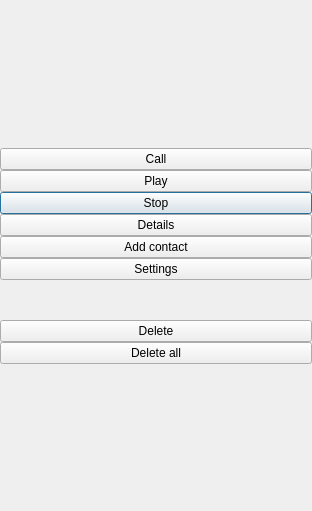
<?xml version="1.0" encoding="UTF-8"?>
<ui version="4.0">
 <class>HistoryActionMenu</class>
 <widget class="QDialog" name="HistoryActionMenu">
  <property name="geometry">
   <rect>
    <x>0</x>
    <y>0</y>
    <width>312</width>
    <height>511</height>
   </rect>
  </property>
  <property name="sizePolicy">
   <sizepolicy hsizetype="Preferred" vsizetype="Maximum">
    <horstretch>0</horstretch>
    <verstretch>0</verstretch>
   </sizepolicy>
  </property>
  <property name="windowTitle">
   <string>Dialog</string>
  </property>
  <layout class="QGridLayout" name="gridLayout_2">
   <property name="margin">
    <number>0</number>
   </property>
   <item row="2" column="0">
    <spacer name="verticalSpacer_2">
     <property name="orientation">
      <enum>Qt::Vertical</enum>
     </property>
     <property name="sizeHint" stdset="0">
      <size>
       <width>20</width>
       <height>40</height>
      </size>
     </property>
    </spacer>
   </item>
   <item row="0" column="0">
    <spacer name="verticalSpacer">
     <property name="orientation">
      <enum>Qt::Vertical</enum>
     </property>
     <property name="sizeHint" stdset="0">
      <size>
       <width>20</width>
       <height>40</height>
      </size>
     </property>
    </spacer>
   </item>
   <item row="1" column="0">
    <layout class="QGridLayout" name="gridLayout">
     <property name="verticalSpacing">
      <number>0</number>
     </property>
     <item row="5" column="0">
      <widget class="QPushButton" name="btStop">
       <property name="text">
        <string>Stop</string>
       </property>
       <property name="icon">
        <iconset resource="taki.qrc">
         <normaloff>:/icons/stop.png</normaloff>
         <disabledoff>:/icons/stop-disbl.png</disabledoff>
         <disabledon>:/icons/stop-disbl.png</disabledon>:/icons/stop.png</iconset>
       </property>
       <property name="iconSize">
        <size>
         <width>32</width>
         <height>32</height>
        </size>
       </property>
      </widget>
     </item>
     <item row="7" column="0">
      <widget class="QPushButton" name="btAddContact">
       <property name="text">
        <string>Add contact</string>
       </property>
       <property name="icon">
        <iconset resource="taki.qrc">
         <normaloff>:/icons/add-contact.png</normaloff>
         <disabledoff>:/icons/add-contact-disbl.png</disabledoff>
         <disabledon>:/icons/add-contact-disbl.png</disabledon>:/icons/add-contact.png</iconset>
       </property>
       <property name="iconSize">
        <size>
         <width>32</width>
         <height>32</height>
        </size>
       </property>
      </widget>
     </item>
     <item row="0" column="0">
      <widget class="QPushButton" name="btCall">
       <property name="text">
        <string>Call</string>
       </property>
       <property name="icon">
        <iconset resource="taki.qrc">
         <normaloff>:/icons/call.png</normaloff>
         <disabledoff>:/icons/call-disbl.png</disabledoff>
         <disabledon>:/icons/call-disbl.png</disabledon>:/icons/call.png</iconset>
       </property>
       <property name="iconSize">
        <size>
         <width>32</width>
         <height>32</height>
        </size>
       </property>
      </widget>
     </item>
     <item row="11" column="0">
      <widget class="QPushButton" name="btDeleteAll">
       <property name="text">
        <string>Delete all</string>
       </property>
       <property name="icon">
        <iconset resource="taki.qrc">
         <normaloff>:/icons/delete-all.png</normaloff>
         <disabledoff>:/icons/delete-all-disbl.png</disabledoff>
         <disabledon>:/icons/delete-all-disbl.png</disabledon>:/icons/delete-all.png</iconset>
       </property>
       <property name="iconSize">
        <size>
         <width>32</width>
         <height>32</height>
        </size>
       </property>
      </widget>
     </item>
     <item row="9" column="0">
      <spacer name="verticalSpacer_3">
       <property name="orientation">
        <enum>Qt::Vertical</enum>
       </property>
       <property name="sizeHint" stdset="0">
        <size>
         <width>20</width>
         <height>40</height>
        </size>
       </property>
      </spacer>
     </item>
     <item row="4" column="0">
      <widget class="QPushButton" name="btPlay">
       <property name="text">
        <string>Play</string>
       </property>
       <property name="icon">
        <iconset resource="taki.qrc">
         <normaloff>:/icons/play.png</normaloff>
         <disabledoff>:/icons/play-disbl.png</disabledoff>
         <disabledon>:/icons/play-disbl.png</disabledon>:/icons/play.png</iconset>
       </property>
       <property name="iconSize">
        <size>
         <width>32</width>
         <height>32</height>
        </size>
       </property>
      </widget>
     </item>
     <item row="10" column="0">
      <widget class="QPushButton" name="btDelete">
       <property name="text">
        <string>Delete</string>
       </property>
       <property name="icon">
        <iconset resource="taki.qrc">
         <normaloff>:/icons/delete.png</normaloff>
         <disabledoff>:/icons/delete-disbl.png</disabledoff>
         <disabledon>:/icons/delete-disbl.png</disabledon>:/icons/delete.png</iconset>
       </property>
       <property name="iconSize">
        <size>
         <width>32</width>
         <height>32</height>
        </size>
       </property>
      </widget>
     </item>
     <item row="8" column="0">
      <widget class="QPushButton" name="btHistorySettings">
       <property name="text">
        <string>Settings</string>
       </property>
       <property name="icon">
        <iconset resource="taki.qrc">
         <normaloff>:/icons/settings-w.png</normaloff>
         <disabledoff>:/icons/settings-w-disbl.png</disabledoff>
         <disabledon>:/icons/settings-w-disbl.png</disabledon>:/icons/settings-w.png</iconset>
       </property>
       <property name="iconSize">
        <size>
         <width>32</width>
         <height>32</height>
        </size>
       </property>
      </widget>
     </item>
     <item row="6" column="0">
      <widget class="QPushButton" name="btDetails">
       <property name="text">
        <string>Details</string>
       </property>
       <property name="icon">
        <iconset resource="taki.qrc">
         <normaloff>:/icons/details.png</normaloff>
         <disabledoff>:/icons/details-disbl.png</disabledoff>
         <disabledon>:/icons/details-disbl.png</disabledon>:/icons/details.png</iconset>
       </property>
       <property name="iconSize">
        <size>
         <width>32</width>
         <height>32</height>
        </size>
       </property>
      </widget>
     </item>
    </layout>
   </item>
  </layout>
 </widget>
 <resources>
  <include location="taki.qrc"/>
 </resources>
 <connections>
  <connection>
   <sender>btDetails</sender>
   <signal>released()</signal>
   <receiver>HistoryActionMenu</receiver>
   <slot>accept()</slot>
   <hints>
    <hint type="sourcelabel">
     <x>206</x>
     <y>235</y>
    </hint>
    <hint type="destinationlabel">
     <x>219</x>
     <y>107</y>
    </hint>
   </hints>
  </connection>
  <connection>
   <sender>btAddContact</sender>
   <signal>released()</signal>
   <receiver>HistoryActionMenu</receiver>
   <slot>accept()</slot>
   <hints>
    <hint type="sourcelabel">
     <x>117</x>
     <y>276</y>
    </hint>
    <hint type="destinationlabel">
     <x>107</x>
     <y>266</y>
    </hint>
   </hints>
  </connection>
  <connection>
   <sender>btDelete</sender>
   <signal>released()</signal>
   <receiver>HistoryActionMenu</receiver>
   <slot>accept()</slot>
   <hints>
    <hint type="sourcelabel">
     <x>202</x>
     <y>398</y>
    </hint>
    <hint type="destinationlabel">
     <x>206</x>
     <y>286</y>
    </hint>
   </hints>
  </connection>
  <connection>
   <sender>btDeleteAll</sender>
   <signal>released()</signal>
   <receiver>HistoryActionMenu</receiver>
   <slot>accept()</slot>
   <hints>
    <hint type="sourcelabel">
     <x>223</x>
     <y>439</y>
    </hint>
    <hint type="destinationlabel">
     <x>235</x>
     <y>372</y>
    </hint>
   </hints>
  </connection>
  <connection>
   <sender>btCall</sender>
   <signal>released()</signal>
   <receiver>HistoryActionMenu</receiver>
   <slot>accept()</slot>
   <hints>
    <hint type="sourcelabel">
     <x>147</x>
     <y>103</y>
    </hint>
    <hint type="destinationlabel">
     <x>102</x>
     <y>120</y>
    </hint>
   </hints>
  </connection>
  <connection>
   <sender>btStop</sender>
   <signal>released()</signal>
   <receiver>HistoryActionMenu</receiver>
   <slot>accept()</slot>
   <hints>
    <hint type="sourcelabel">
     <x>136</x>
     <y>194</y>
    </hint>
    <hint type="destinationlabel">
     <x>87</x>
     <y>0</y>
    </hint>
   </hints>
  </connection>
  <connection>
   <sender>btHistorySettings</sender>
   <signal>released()</signal>
   <receiver>HistoryActionMenu</receiver>
   <slot>accept()</slot>
   <hints>
    <hint type="sourcelabel">
     <x>52</x>
     <y>297</y>
    </hint>
    <hint type="destinationlabel">
     <x>35</x>
     <y>337</y>
    </hint>
   </hints>
  </connection>
 </connections>
 <slots>
  <slot>buttonClicked()</slot>
 </slots>
</ui>
